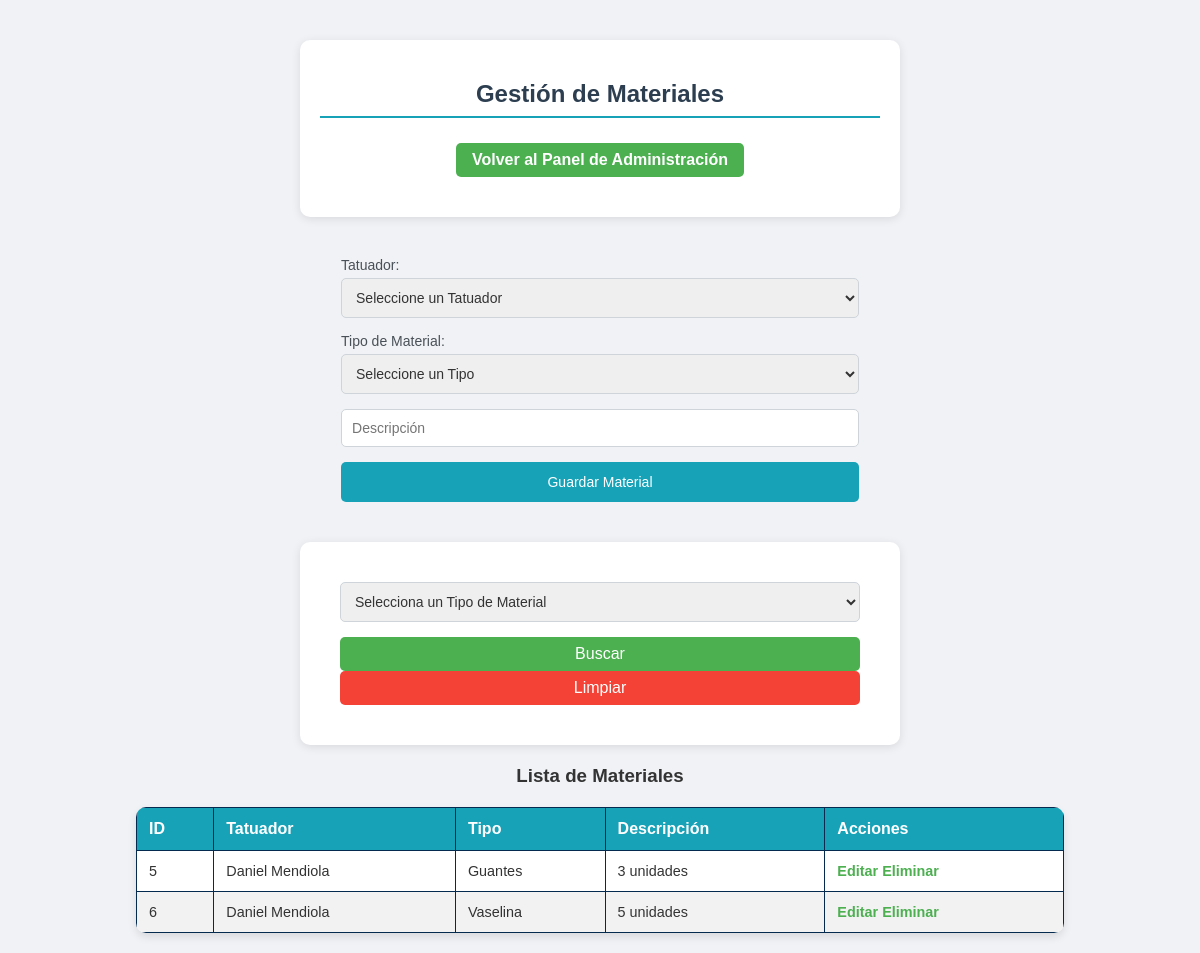
Screenshot of /materiales.php with the database file from the repository.
### tables this page shows
CREATE TABLE `tipo_de_material` (
  `id_material` int(10) NOT NULL,
  `nombre` varchar(50) NOT NULL,
  `tipo` varchar(50) NOT NULL,
  `descripcion` varchar(100) NOT NULL
);

CREATE TABLE `tatuador` (
  `id_tar` int(10) NOT NULL,
  `nombre` varchar(100) NOT NULL,
  `telefono` int(11) NOT NULL,
  `especialidad` varchar(50) NOT NULL
);

### materiales.php (the view, shortened to what this page needs)
<?php
include 'connection.php';
$where = "";
$sql = "SELECT tipo_de_material.*, tatuador.nombre as tatuador_nombre
        FROM tipo_de_material
        JOIN tatuador ON tipo_de_material.nombre = tatuador.nombre
        $where";
$stmt = $conn->prepare($sql);
$stmt->execute();
$result = $stmt->get_result();
?>
<!DOCTYPE html>
<html lang="es">
<head>
    <link rel="stylesheet" href="css/estilo.css">
</head>
<body>
<div class="form-container">
    <h2>Gestión de Materiales</h2>
    <a href="admin_dashboard.php" class="btn">Volver al Panel de Administración</a>
</div>
<form method="POST">
    <label for="nombre">Tatuador:</label>
    <select name="nombre" required>
        <option value="">Seleccione un Tatuador</option>
    </select>
    <label for="tipo">Tipo de Material:</label>
    <select name="tipo" required>
        <option value="">Seleccione un Tipo</option>
    </select>
    <input type="text" name="descripcion" placeholder="Descripción" required>
    <button type="submit">Guardar Material</button>
</form>
<div class="search-container">
    <form method="GET">
        <select name="tipo_material">
            <option value="">Selecciona un Tipo de Material</option>
        </select>
        <button type="submit" class="btn-buscar">Buscar</button>
        <button type="reset" onclick="window.location.href='materiales.php';" class="btn-limpiar">Limpiar</button>
    </form>
</div>
<h3>Lista de Materiales</h3>
<table>
    <thead>
        <tr>
            <th>ID</th>
            <th>Tatuador</th>
            <th>Tipo</th>
            <th>Descripción</th>
            <th>Acciones</th>
        </tr>
    </thead>
    <tbody>
        <?php while ($row = $result->fetch_assoc()): ?>
            <tr>
                <td><?php echo $row['id_material']; ?></td>
                <td><?php echo $row['tatuador_nombre']; ?></td>
                <td><?php echo $row['tipo']; ?></td>
                <td><?php echo $row['descripcion']; ?></td>
                <td>
                    <a href="editar_material.php?id=<?php echo $row['id_material']; ?>">Editar</a>
                    <a href="materiales.php?delete_id=<?php echo $row['id_material']; ?>" onclick="return confirm('¿Estás seguro de que deseas eliminar este material?');">Eliminar</a>
                </td>
            </tr>
        <?php endwhile; ?>
    </tbody>
</table>
</body>
</html>

### Kraken/css/estilo.css (style rules this page uses)
body { font-family: 'Arial', sans-serif; background-color: #e9ecef; margin: 0; }
.form-container { background-color: #ffffff; padding: 20px; border-radius: 8px; box-shadow: 0 4px 8px rgba(0, 0, 0, 0.1); max-width: 600px; margin: 0 auto 20px; }
.form-container h2 { font-size: 18px; color: #495057; border-bottom: 2px solid #17a2b8; padding-bottom: 8px; margin-bottom: 15px; }
form { padding: 20px; }
form label { font-size: 14px; color: #495057; display: block; margin-bottom: 5px; }
form input, form textarea, form select { width: 100%; padding: 10px; margin-bottom: 15px; border: 1px solid #ced4da; border-radius: 5px; font-size: 14px; }
form button { background-color: #17a2b8; color: #ffffff; border: none; padding: 12px 20px; border-radius: 5px; font-size: 14px; cursor: pointer; width: 100%; transition: background-color 0.3s ease; }
a { color: #17a2b8; text-decoration: none; }
table { width: 100%; border-collapse: collapse; margin-top: 20px; }
table th, table td { padding: 12px; border: 1px solid #042a50; text-align: left; }
table th { background-color: #17a2b8; color: #ffffff; }
table tbody tr:nth-child(even) { background-color: #f2f2f2; }

### materiales.php (style rules this page uses)
* { margin: 0; padding: 0; box-sizing: border-box; font-family: Arial, sans-serif; color: #333; }
body { background-color: #f0f2f5; display: flex; flex-direction: column; align-items: center; min-height: 100vh; padding: 20px; }
h2 { color: #2c3e50; font-size: 2.2em; margin-top: 20px; margin-bottom: 10px; text-align: center; }
.btn { background-color: #4CAF50; color: white; padding: 10px 20px; text-decoration: none; border-radius: 5px; display: inline-block; margin-bottom: 20px; transition: background-color 0.3s; }
.form-container { width: 80%; max-width: 600px; background-color: #ffffff; padding: 20px; border-radius: 10px; box-shadow: 0 2px 10px rgba(0, 0, 0, 0.1); margin: 20px 0; text-align: center; }
.form-container h2 { color: #2c3e50; margin-bottom: 15px; font-size: 1.5em; }
.form-container .btn { background-color: #4CAF50; color: white; padding: 8px 16px; text-decoration: none; border-radius: 5px; display: inline-block; margin-top: 10px; transition: background-color 0.3s; }
.search-container { width: 80%; max-width: 600px; background-color: #ffffff; padding: 20px; border-radius: 10px; box-shadow: 0 2px 10px rgba(0, 0, 0, 0.1); margin: 20px 0; text-align: center; }
.search-container button { padding: 8px 16px; font-size: 1em; border-radius: 5px; cursor: pointer; display: inline-block; margin-right: 10px; transition: background-color 0.3s; }
.btn-buscar { background-color: #4CAF50; color: white; border: none; }
.btn-limpiar { background-color: #f44336; color: white; border: none; }
table { width: 80%; max-width: 1000px; margin-top: 20px; border-collapse: collapse; background-color: #ffffff; border-radius: 10px; overflow: hidden; box-shadow: 0 4px 8px rgba(0, 0, 0, 0.1); }
th, td { padding: 12px; text-align: left; border-bottom: 1px solid #ddd; }
th { background-color: #2c3e50; color: #ecf0f1; }
td { font-size: 0.9em; color: #333; }
a { color: #4CAF50; text-decoration: none; font-weight: bold; }

### rows the page displays
tipo_de_material: id_material "5", tatuador.nombre "Daniel Mendiola", tipo "Guantes", descripcion "3 unidades"
tipo_de_material: id_material "6", tatuador.nombre "Daniel Mendiola", tipo "Vaselina", descripcion "5 unidades"
